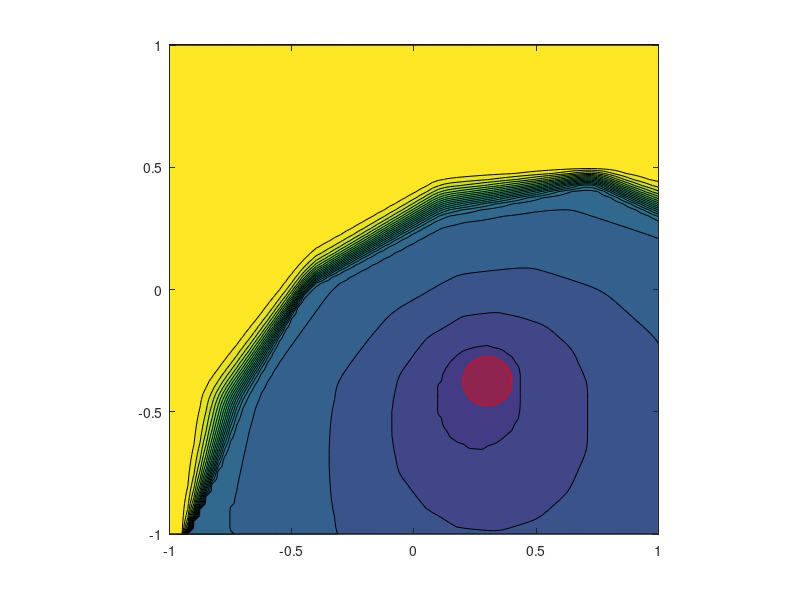

The MATLAB source for this figure: (Note: this script raises an error after producing the figure.)
clc
clear 
close all

load("MobileTargetData.mat");
V = Vt; 
h = dt;

theta = linspace(0,2*pi,150);
xp = xc + radius*cos(theta);
yp = yc + radius*sin(theta);
f1 = figure;
[~,Cont] = contourf(X,Y,log(V(:,:,1)+1),20); 
hold on
fi = fill(xp,yp,'r', 'FaceAlpha', 0.4, 'EdgeColor', 'r'); 
axis square
axis xy

[x_click,y_click] = ginput(1);
[~, idx] = min(abs(x- x_click));
[~, idy] = min(abs(x - y_click));
xn = [x(idx) x(idy)];
plot(xn(1),xn(2),'bo',"Color",'r','LineWidth',3)
drawnow
hold on
disp("Punto iniziale = [" + xn(1) + " " + xn(2) + "]")

p = plot(xn(1),xn(2),"k.-",'Color','r',LineWidth=2.5,MarkerSize=15);
title("Optimal Control");
legend("V function","Target","Trajectory")
xlim([-1,1]);
ylim([-1,1]);

it1max = 100;
it1 = 0;
arg = 1e3*ones(Na,1);
s = 0;
n = 1;
while (xn(1) - (xc+xvel*s))^2 + (xn(2) - (yc+yvel*s))^2 > radius^2 && it1 < it1max && s < Tf
    for m = 1:Na
        xn1 = xn + h*f(xn(1),xn(2),A(m,:));
        if xn1(1) >= 1 || xn1(1) <= -1 || xn1(2) >= 1 || xn1(2) <= -1
            continue;
        else
            [xi,yi] = findcell(xn1,dx);
            Ci = round((xi+1)/dx) +1;
            Cj = round((yi+1)/dx) +1;
            Vc = [V(Ci,Cj,n) V(Ci+1,Cj,n) V(Ci,Cj+1,n) V(Ci+1,Cj+1,n)];
            Vm = interp((xn1(1) - xi)/dx,(xn1(2) - yi)/dx,Vc);
            arg(m) = (Vm + h*l(s,xn(1),xn(2),A(m,:)));
        end   
    end
    s = s+h;
    [~, idx] = min(arg);
    xn = xn + h*f(xn(1), xn(2), A(idx,:));
    arg = 1e3*ones(Na,1);
    xp = (xc + xvel*s) + radius*cos(theta);
    yp = (yc + yvel*s) + radius*sin(theta); 
    fi.XData = xp;
    fi.YData = yp;
    p.XData = [p.XData xn(1)];
    p.YData = [p.YData xn(2)];
    title("T= "+ s);
    Cont.ZData = log(V(:,:,n+1)+1);
    drawnow;
    pause(0.05);
    it1 = it1+1;
    n = n+1;
end

function [xi,yi] = findcell(x,dx)
        k = (x(1)+1)/dx;
        l = (x(2)+1)/dx;
        xi = floor(k)*dx -1;
        yi = floor(l)*dx -1;
end
